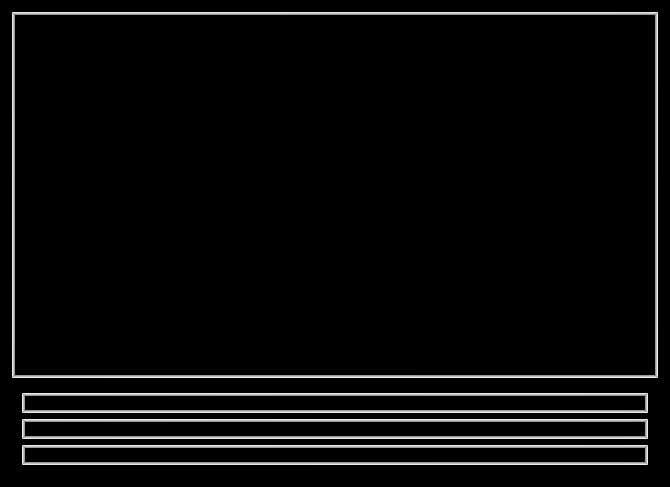
     <widget class="QFrame" name="frame">
      <property name="sizePolicy">
       <sizepolicy hsizetype="Expanding" vsizetype="Expanding">
        <horstretch>0</horstretch>
        <verstretch>0</verstretch>
       </sizepolicy>
      </property>
      <property name="styleSheet">
       <string notr="true">background-color: rgb(0, 0, 0)</string>
      </property>
      <property name="frameShape">
       <enum>QFrame::StyledPanel</enum>
      </property>
      <property name="frameShadow">
       <enum>QFrame::Raised</enum>
      </property>
      <property name="card" stdset="0">
       <bool>true</bool>
      </property>
      <layout class="QGridLayout" name="gridLayout_4">
       <property name="leftMargin">
        <number>10</number>
       </property>
       <property name="topMargin">
        <number>10</number>
       </property>
       <property name="rightMargin">
        <number>10</number>
       </property>
       <property name="bottomMargin">
        <number>10</number>
       </property>
       <property name="spacing">
        <number>10</number>
       </property>
       <item row="0" column="0">
        <widget class="QFrame" name="frame_5">
         <property name="styleSheet">
          <string notr="true"/>
         </property>
         <property name="frameShape">
          <enum>QFrame::StyledPanel</enum>
         </property>
         <property name="frameShadow">
          <enum>QFrame::Raised</enum>
         </property>
         <layout class="QGridLayout" name="gridLayout_6">
          <property name="leftMargin">
           <number>0</number>
          </property>
          <property name="topMargin">
           <number>0</number>
          </property>
          <property name="rightMargin">
           <number>0</number>
          </property>
          <property name="bottomMargin">
           <number>0</number>
          </property>
          <property name="spacing">
           <number>5</number>
          </property>
          <item row="0" column="0">
           <widget class="QFrame" name="frame_6">
            <property name="sizePolicy">
             <sizepolicy hsizetype="Expanding" vsizetype="Expanding">
              <horstretch>0</horstretch>
              <verstretch>0</verstretch>
             </sizepolicy>
            </property>
            <property name="maximumSize">
             <size>
              <width>680</width>
              <height>680</height>
             </size>
            </property>
            <property name="styleSheet">
             <string notr="true">#frame_6{
border: 3px solid;
border-top-color: qlineargradient(spread:pad, x1:0.522, y1:1, x2:0.487627, y2:0, stop:0 rgba(133, 133, 133, 255), stop:1 rgba(255, 255, 255, 255));

border-bottom-color: qlineargradient(spread:pad, x1:0.477, y1:0, x2:0.488, y2:1, stop:0 rgba(133, 133, 133, 255), stop:1 rgba(255, 255, 255, 255));

border-left-color: qlineargradient(spread:pad, x1:1, y1:0.5, x2:0, y2:0.517, stop:0 rgba(133, 133, 133, 255), stop:1 rgba(255, 255, 255, 255));

border-right-color: qlineargradient(spread:pad, x1:0, y1:0.528, x2:1, y2:0.539727, stop:0 rgba(133, 133, 133, 255), stop:1 rgba(255, 255, 255, 255));

}</string>
            </property>
            <property name="frameShape">
             <enum>QFrame::NoFrame</enum>
            </property>
            <property name="frameShadow">
             <enum>QFrame::Raised</enum>
            </property>
            <layout class="QGridLayout" name="gridLayout_2">
             <property name="leftMargin">
              <number>0</number>
             </property>
             <property name="topMargin">
              <number>0</number>
             </property>
             <property name="rightMargin">
              <number>0</number>
             </property>
             <property name="bottomMargin">
              <number>0</number>
             </property>
             <property name="spacing">
              <number>0</number>
             </property>
             <item row="0" column="0">
              <widget class="QLabel" name="srcImgLabel">
               <property name="sizePolicy">
                <sizepolicy hsizetype="Expanding" vsizetype="Expanding">
                 <horstretch>0</horstretch>
                 <verstretch>0</verstretch>
                </sizepolicy>
               </property>
               <property name="minimumSize">
                <size>
                 <width>640</width>
                 <height>360</height>
                </size>
               </property>
               <property name="maximumSize">
                <size>
                 <width>640</width>
                 <height>640</height>
                </size>
               </property>
               <property name="font">
                <font>
                 <family>思源黑体 CN Normal</family>
                 <pointsize>16</pointsize>
                 <weight>50</weight>
                 <italic>false</italic>
                 <bold>false</bold>
                </font>
               </property>
               <property name="styleSheet">
                <string notr="true">color: rgb(255, 0, 0);
</string>
               </property>
               <property name="text">
                <string/>
               </property>
               <property name="pixmap">
                <pixmap>:/images/logo2.png</pixmap>
               </property>
               <property name="scaledContents">
                <bool>true</bool>
               </property>
               <property name="alignment">
                <set>Qt::AlignCenter</set>
               </property>
              </widget>
             </item>
            </layout>
           </widget>
          </item>
          <item row="1" column="0">
           <widget class="QFrame" name="frame_7">
            <property name="sizePolicy">
             <sizepolicy hsizetype="Expanding" vsizetype="Expanding">
              <horstretch>0</horstretch>
              <verstretch>0</verstretch>
             </sizepolicy>
            </property>
            <property name="styleSheet">
             <string notr="true">)</string>
            </property>
            <property name="frameShape">
             <enum>QFrame::StyledPanel</enum>
            </property>
            <property name="frameShadow">
             <enum>QFrame::Raised</enum>
            </property>
            <layout class="QGridLayout" name="gridLayout_7">
             <item row="1" column="0">
              <widget class="QLabel" name="channelGLabel">
               <property name="sizePolicy">
                <sizepolicy hsizetype="Expanding" vsizetype="Expanding">
                 <horstretch>0</horstretch>
                 <verstretch>0</verstretch>
                </sizepolicy>
               </property>
               <property name="minimumSize">
                <size>
                 <width>0</width>
                 <height>0</height>
                </size>
               </property>
               <property name="maximumSize">
                <size>
                 <width>16777215</width>
                 <height>16777215</height>
                </size>
               </property>
               <property name="styleSheet">
                <string notr="true">QLabel{
border: 3px solid;
border-top-color: qlineargradient(spread:pad, x1:0.522, y1:1, x2:0.487627, y2:0, stop:0 rgba(133, 133, 133, 255), stop:1 rgba(255, 255, 255, 255));

border-bottom-color: qlineargradient(spread:pad, x1:0.477, y1:0, x2:0.488, y2:1, stop:0 rgba(133, 133, 133, 255), stop:1 rgba(255, 255, 255, 255));

border-left-color: qlineargradient(spread:pad, x1:1, y1:0.5, x2:0, y2:0.517, stop:0 rgba(133, 133, 133, 255), stop:1 rgba(255, 255, 255, 255));

border-right-color: qlineargradient(spread:pad, x1:0, y1:0.528, x2:1, y2:0.539727, stop:0 rgba(133, 133, 133, 255), stop:1 rgba(255, 255, 255, 255));

}</string>
               </property>
               <property name="text">
                <string/>
               </property>
               <property name="pixmap">
                <pixmap>:/images/logo2.png</pixmap>
               </property>
               <property name="scaledContents">
                <bool>true</bool>
               </property>
              </widget>
             </item>
             <item row="0" column="0">
              <widget class="QLabel" name="channelRLabel">
               <property name="sizePolicy">
                <sizepolicy hsizetype="Expanding" vsizetype="Expanding">
                 <horstretch>0</horstretch>
                 <verstretch>0</verstretch>
                </sizepolicy>
               </property>
               <property name="minimumSize">
                <size>
                 <width>0</width>
                 <height>0</height>
                </size>
               </property>
               <property name="maximumSize">
                <size>
                 <width>16777215</width>
                 <height>16777215</height>
                </size>
               </property>
               <property name="styleSheet">
                <string notr="true">QLabel{
border: 3px solid;
border-top-color: qlineargradient(spread:pad, x1:0.522, y1:1, x2:0.487627, y2:0, stop:0 rgba(133, 133, 133, 255), stop:1 rgba(255, 255, 255, 255));

border-bottom-color: qlineargradient(spread:pad, x1:0.477, y1:0, x2:0.488, y2:1, stop:0 rgba(133, 133, 133, 255), stop:1 rgba(255, 255, 255, 255));

border-left-color: qlineargradient(spread:pad, x1:1, y1:0.5, x2:0, y2:0.517, stop:0 rgba(133, 133, 133, 255), stop:1 rgba(255, 255, 255, 255));

border-right-color: qlineargradient(spread:pad, x1:0, y1:0.528, x2:1, y2:0.539727, stop:0 rgba(133, 133, 133, 255), stop:1 rgba(255, 255, 255, 255));

}</string>
               </property>
               <property name="text">
                <string/>
               </property>
               <property name="pixmap">
                <pixmap>:/images/logo2.png</pixmap>
               </property>
               <property name="scaledContents">
                <bool>true</bool>
               </property>
              </widget>
             </item>
             <item row="2" column="0">
              <widget class="QLabel" name="channelBLabel">
               <property name="sizePolicy">
                <sizepolicy hsizetype="Expanding" vsizetype="Expanding">
                 <horstretch>0</horstretch>
                 <verstretch>0</verstretch>
                </sizepolicy>
               </property>
               <property name="minimumSize">
                <size>
                 <width>0</width>
                 <height>0</height>
                </size>
               </property>
               <property name="maximumSize">
                <size>
                 <width>16777215</width>
                 <height>16777215</height>
                </size>
               </property>
               <property name="styleSheet">
                <string notr="true">QLabel{
border: 3px solid;
border-top-color: qlineargradient(spread:pad, x1:0.522, y1:1, x2:0.487627, y2:0, stop:0 rgba(133, 133, 133, 255), stop:1 rgba(255, 255, 255, 255));

border-bottom-color: qlineargradient(spread:pad, x1:0.477, y1:0, x2:0.488, y2:1, stop:0 rgba(133, 133, 133, 255), stop:1 rgba(255, 255, 255, 255));

border-left-color: qlineargradient(spread:pad, x1:1, y1:0.5, x2:0, y2:0.517, stop:0 rgba(133, 133, 133, 255), stop:1 rgba(255, 255, 255, 255));

border-right-color: qlineargradient(spread:pad, x1:0, y1:0.528, x2:1, y2:0.539727, stop:0 rgba(133, 133, 133, 255), stop:1 rgba(255, 255, 255, 255));

}</string>
               </property>
               <property name="text">
                <string/>
               </property>
               <property name="pixmap">
                <pixmap>:/images/logo2.png</pixmap>
               </property>
               <property name="scaledContents">
                <bool>true</bool>
               </property>
              </widget>
             </item>
            </layout>
           </widget>
          </item>
         </layout>
        </widget>
       </item>
      </layout>
     </widget>
